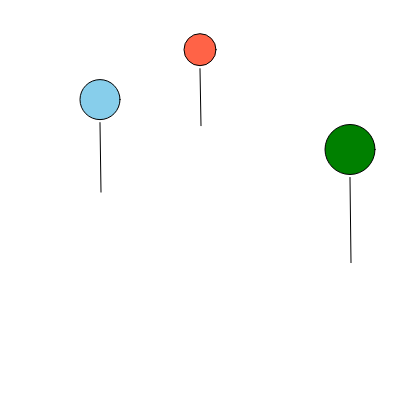
Frame 1 (no input)
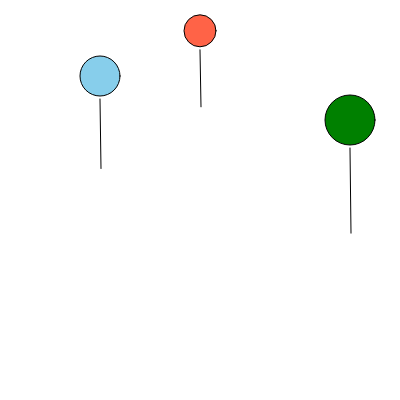
Frame 60 (no input)
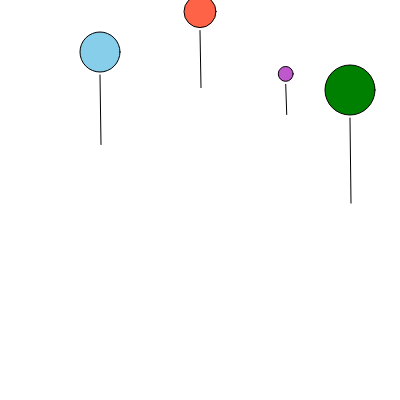
Frame 120 (the mouse pressed at the canvas centre since frame 60)

The p5.js sketch that drew these frames (run headless with seeded random() and noise() and a simulated clock; from frame 60 on, the mouse is pressed at the canvas centre):

// p5.js sketch
// ── sketch.js
function keyPressed() {
  if ("0123456789".includes(key)) {
    let n = Number(key);
    console.log(n);
    addBalloonsKeys(n);
  }
}

function addBalloonsKeys(n) {
  for (let i = 0; i < n; i++) {
    colors.push({
      x: random() * width,
      y: random() * height,
      paint: color(random() * 255, random() * 255, random() * 255),
      d: random() * 50,
    });
  }
}

let colors = [
  { x: 200, y: 50, d: 32, paint: "tomato" },
  { x: 100, y: 100, d: 40, paint: "skyblue" },
  { x: 350, y: 150, d: 50, paint: "green" },
];

function updateBalloon(balloon) {
  balloon.y = balloon.y - balloon.d / 100;
}
function drawBalloon(balloon) {
  fill(balloon.paint);
  circle(balloon.x, balloon.y, balloon.d);
  fill("black");
  line(
    balloon.x,
    balloon.y + (balloon.d / 2 + 3),
    balloon.x + 1,
    balloon.y + (balloon.d / 2 + 10) + balloon.d / 0.64
  );
}

function setup() {
  createCanvas(400, 400);
}
function draw() {
  background("white");
  addBalloon();
}

function mousePressed() {
  colors.push({
    x: random() * width,
    y: random() * height,
    paint: color(random() * 255, random() * 255, random() * 255),
    d: random() * 50,
  });
}

function addBalloon() {
  for (let i = 0; i < colors.length; i++) {
    updateBalloon(colors[i]);
    drawBalloon(colors[i]);
  }
}
